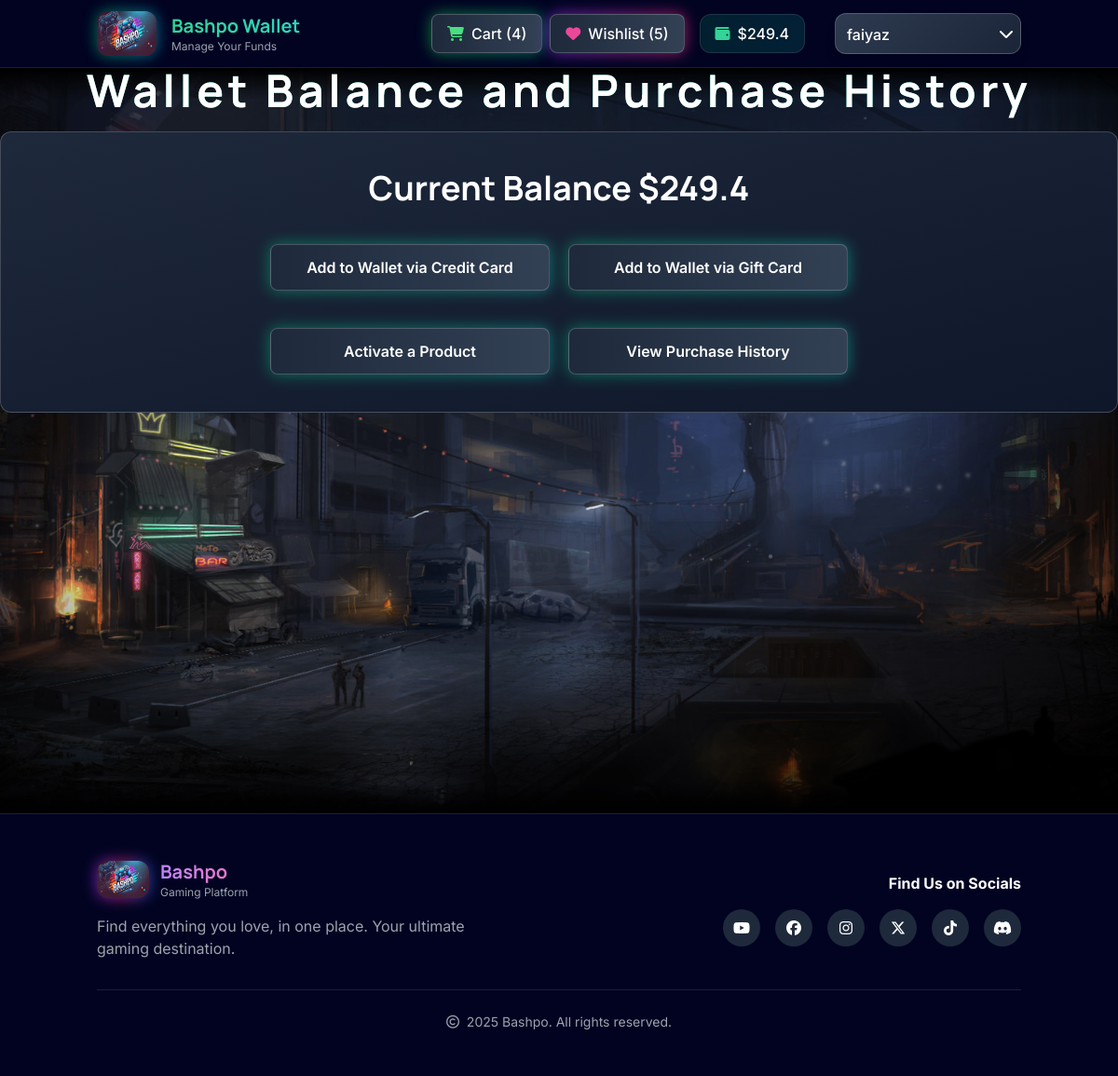
/AddMonitorWallet (signed in), run on an earlier commit of the app's database.
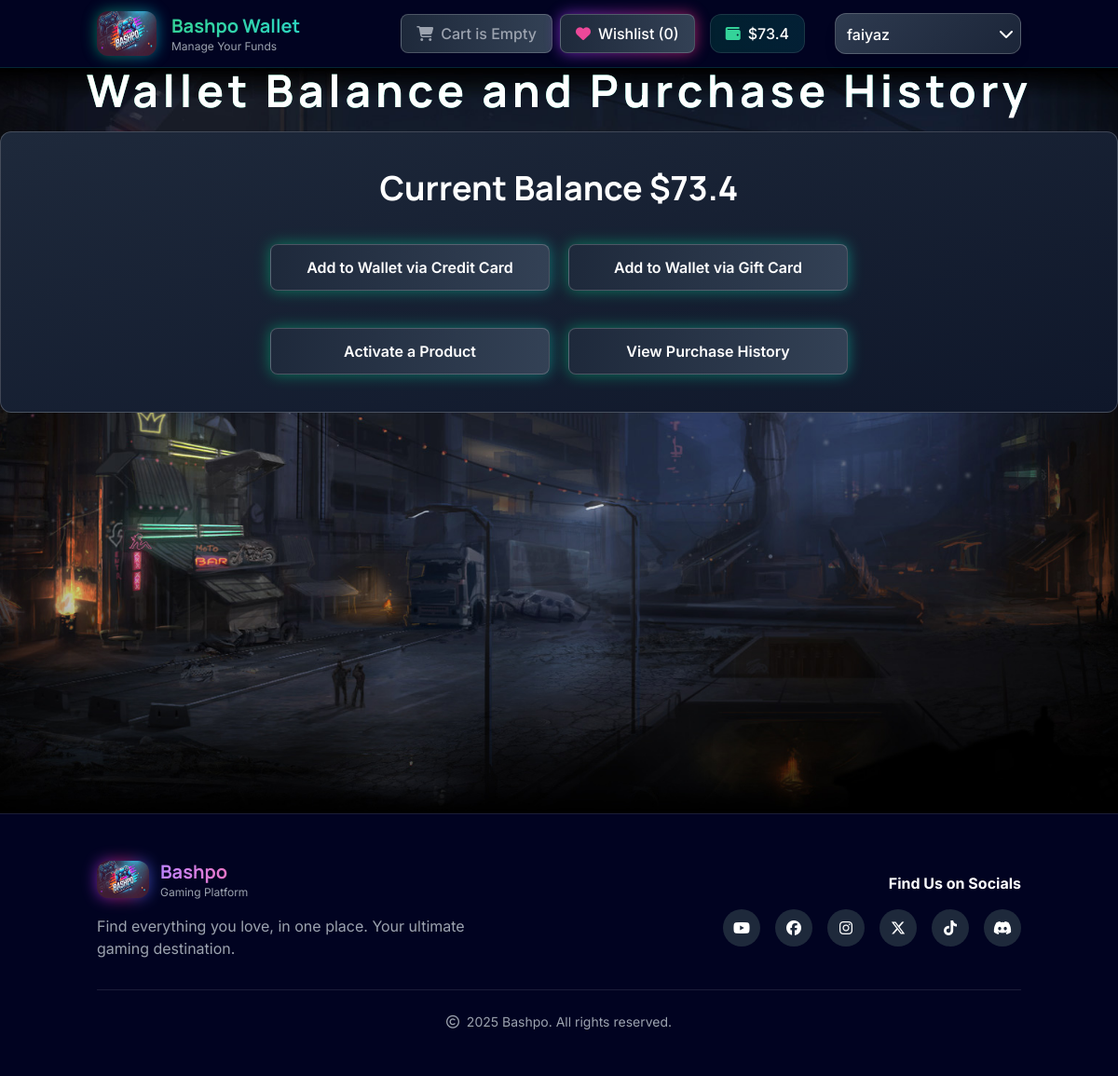
And on a later commit of the database.
### tables this page shows
CREATE TABLE WALLET_BALANCE (
            username TEXT PRIMARY KEY,
            balance REAL DEFAULT 0,
            FOREIGN KEY (username) REFERENCES USERS(username)
        );

### app.py (the view)
@app.route('/AddMonitorWallet', methods=['GET', 'POST'])
@login_required('buyer')
def wallet_purchase():
    connect_db()
    buyer_username = session['username']
    balance,game_info=add_monitor_wallet_query(buyer_username)
    (
        _buyer_username, _balance, featured_games, game_list, wishlist_value,
        wishlist_user, cart_value, cart_status
    ) = buyer_dash_query()
    return render_template(
        'wallet&purchase.html',
        buyer_username=buyer_username,
        balance=balance,
        game_info=game_info,
        featured_games=featured_games,
        game_list=game_list,
        wishlist_value=wishlist_value,
        wishlist_games=wishlist_user,
        cart_value=cart_value,
        cart_status=cart_status
    )

### app.py (called while the page is built)
@app.before_request
def require_login():
    allowed_routes = ['login', 'register', 'static','new_account_buyer','new_account_developer','forgot_pass','forgot_password','checkUser','create_buyer','create_developer','index']
    print(request.endpoint)
    if request.endpoint not in allowed_routes and 'username' not in session:
        return redirect(url_for('login'))

def login_required(role):
    def wrapper(fn):
        @wraps(fn)
        def decorated_view(*args, **kwargs):
            if 'user_type' not in session:
                return redirect(url_for('login'))
            if session['user_type'] != role:
                return "Unauthorized Access", 403
            return fn(*args, **kwargs)
        return decorated_view
    return wrapper

### model/route_help.py (called while the page is built)
def add_monitor_wallet_query(buyer_username):
      with sqlite3.connect('bashpos_--definitely--_secured_database.db') as db:
        c = db.cursor()
        c.execute("SELECT balance FROM WALLET_BALANCE WHERE username = ?", (buyer_username,))
        balance = c.fetchone()[0]
        c.execute("SELECT game_name,amount_paid,purchase_type from OWNED_GAMES where username=?",(buyer_username,))
        game_info=c.fetchall()
        return balance,game_info

### templates/wallet&purchase.html (shortened to what this page needs)
<!DOCTYPE html>
<html lang="en" data-theme="dark">
  <head>
    <script src="https://cdn.tailwindcss.com"></script>
    <link
      href="https://cdn.jsdelivr.net/npm/daisyui@4.12.10/dist/full.min.css"
      rel="stylesheet"
      type="text/css"
    />
  </head>
  <body
    class="font-inter bg-gradient-to-br from-slate-900 via-emerald-900 to-slate-900 min-h-screen"
  >
    <header
      id="navbar"
      class="sticky top-0 z-50 backdrop-blur-md bg-black/20 border-b border-emerald-500/20"
    >
      <div class="container mx-auto px-4 py-3">
        <div class="flex items-center justify-between">
          <div class="flex items-center space-x-4">
            <div class="relative group">
              <a href="/" class="relative block">
                <img
                  src="{{ url_for('static', filename='img/logo.jpg') }}"
                  alt="Bashpo Logo"
                  class="w-12 h-8 lg:w-16 lg:h-12 rounded-xl relative z-10 transition-transform duration-300 group-hover:scale-105"
                />
              </a>
            </div>
            <div class="hidden lg:block">
              <h1
                class="text-xl font-bold bg-gradient-to-r from-emerald-400 to-teal-400 bg-clip-text text-transparent"
              >
              </h1>
              <p class="text-xs text-gray-400">Manage Your Funds</p>
            </div>
          </div>
          <div class="flex items-center space-x-4">
            <div class="flex items-center space-x-2" data-cart-status>
              {% if cart_status=='1' %}
              <a href="/ViewCart" class="relative group">
                <div
                  class="absolute inset-0 bg-gradient-to-r from-green-600 to-emerald-600 rounded-lg blur opacity-75 group-hover:opacity-100 transition duration-300"
                ></div>
                <div
                  class="relative flex items-center space-x-2 bg-gradient-to-r from-slate-800 to-slate-700 px-4 py-2 rounded-lg border border-white/20 text-white hover:scale-105 transition-all duration-300"
                >
                  <i class="fas fa-cart-shopping text-green-400"></i>
                  <span class="font-medium">Cart ({{cart_value}})</span>
                </div>
              </a>
              {% else %}
              <div
                class="flex items-center space-x-2 bg-gradient-to-r from-slate-800 to-slate-700 px-4 py-2 rounded-lg border border-white/20 text-gray-400 relative group"
              >
                <i class="fas fa-cart-shopping"></i>
                <span class="font-medium">Cart is Empty</span>
              </div>
              {% endif %}
              <button
                type="button"
                id="ViewWishlistedGamesButton"
                data-modal-target="ViewWishlistedGamesModal"
                class="relative group"
              >
                <div
                  class="absolute inset-0 bg-gradient-to-r from-purple-600 to-pink-600 rounded-lg blur opacity-75 group-hover:opacity-100 transition duration-300"
                ></div>
                <div
                  class="relative flex items-center space-x-2 bg-gradient-to-r from-slate-800 to-slate-700 px-4 py-2 rounded-lg border border-white/20 text-white hover:scale-105 transition-all duration-300"
                >
                  <i class="fas fa-heart text-pink-500"></i>
                  <span id="wishlist-count" class="font-medium"
                    >Wishlist ({{wishlist_value}})</span
                  >
                </div>
              </button>
            </div>
            <div
              class="flex items-center space-x-2 bg-gradient-to-r from-emerald-600/20 to-teal-600/20 px-4 py-2 rounded-xl border border-white/10 backdrop-blur-sm"
            >
              <i class="fas fa-wallet text-emerald-400"></i>
              <span class="text-white font-medium"
                >${{ balance | round(2) }}</span
              >
            </div>
            <div class="relative w-[200px]">
              <select
                id="user-name"
                name="user_name"
                class="ml-0 user-dropdown w-full h-[44px] text-white font-medium rounded-xl border border-white/20 shadow-lg hover:shadow-xl transition-all duration-300 focus:outline-none focus:ring-2 focus:ring-purple-500 focus:ring-opacity-50 appearance-none cursor-pointer text-left pl-3"
                onchange="handleDropdownChange(this)"
                required
              >
                <option
                  value=""
                  disabled
                  selected
                  class="bg-slate-800 text-gray-300 user-dropdown-option"
                  data-fallback="👤"
                >
                  <i class="fas fa-user"></i> {{ buyer_username }}
                </option>
              </select>
              <div
                class="absolute inset-y-0 right-2 flex items-center pointer-events-none user-dropdown-arrow"
              >
                <i class="fas fa-chevron-down text-white"></i>
              </div>
            </div>
          </div>
        </div>
      </div>
    </header>
    <section class="relative z-10">
      <div
        class="mx-auto justify-items-center relative bg-[url('{{ url_for('static', filename='img/bg-1.jpg') }}')] bg-cover bg-center w-full sm:h-[auto] lg:h-[800px]"
      >
        <h1
          class="font-bold text-3xl lg:text-5xl font-manrope tracking-widest text-center text-white bg-gradient-to-r from-emerald-400 to-teal-400 bg-clip-text"
        >
          Wallet Balance and Purchase History
        </h1>
        <div
          class="flex flex-col my-5 mx-3 lg:mx-auto h-[auto] lg:w-[1200px] bg-gradient-to-br from-slate-800 to-slate-900 rounded-xl p-5 border border-white/20"
        >
          <div>
            <h1
              class="my-5 text-center text-xl lg:text-4xl font-bold text-white"
            >
              Current Balance ${{ balance | round(2) }}
            </h1>
          </div>
          <div
            class="my-5 mx-auto lg:flex lg:flex-col justify-center items-center gap-5"
          >
            <div class="flex gap-5">
              <button
                type="button"
                id="open-credit-card-modal"
                class="relative group action-button w-full sm:w-[250px] lg:w-[300px] lg:h-[50px]"
              >
                <div
                  class="absolute inset-0 bg-gradient-to-r from-emerald-600 to-teal-600 rounded-lg blur opacity-75 group-hover:opacity-100 transition duration-300"
                ></div>
                <div
                  class="relative px-6 py-3 bg-gradient-to-r from-slate-800 to-slate-700 text-white rounded-lg font-semibold border border-white/20"
                >
                  Add to Wallet via Credit Card
                </div>
              </button>
              <button
                type="button"
                id="open-gift-card-modal"
                class="relative group action-button w-full sm:w-[250px] lg:w-[300px] lg:h-[50px]"
              >
                <div
                  class="absolute inset-0 bg-gradient-to-r from-emerald-600 to-teal-600 rounded-lg blur opacity-75 group-hover:opacity-100 transition duration-300"
                ></div>
                <div
                  class="relative px-6 py-3 bg-gradient-to-r from-slate-800 to-slate-700 text-white rounded-lg font-semibold border border-white/20"
                >
                  Add to Wallet via Gift Card
                </div>
              </button>
            </div>
            <div class="flex gap-5 mt-5">
              <button
                type="button"
                id="open-activate-product-modal"
                class="relative group action-button w-full sm:w-[250px] lg:w-[300px] lg:h-[50px]"
              >
                <div
                  class="absolute inset-0 bg-gradient-to-r from-emerald-600 to-teal-600 rounded-lg blur opacity-75 group-hover:opacity-100 transition duration-300"
                ></div>
                <div
                  class="relative px-6 py-3 bg-gradient-to-r from-slate-800 to-slate-700 text-white rounded-lg font-semibold border border-white/20"
                >
                  Activate a Product
                </div>
              </button>
              <button
                type="button"
                id="open-purchase-history-modal"
                class="relative group action-button w-full sm:w-[250px] lg:w-[300px] lg:h-[50px]"
              >
                <div
                  class="absolute inset-0 bg-gradient-to-r from-emerald-600 to-teal-600 rounded-lg blur opacity-75 group-hover:opacity-100 transition duration-300"
                ></div>
                <div
                  class="relative px-6 py-3 bg-gradient-to-r from-slate-800 to-slate-700 text-white rounded-lg font-semibold border border-white/20"
                >
                  View Purchase History
                </div>
              </button>
            </div>
          </div>
        </div>
      </div>
    </section>
    <footer
      id="footer"
      class="relative bg-slate-900/90 backdrop-blur-sm border-t border-white/10"
    >
      <div class="container mx-auto px-4 py-12">
        <div
          class="flex flex-col lg:flex-row justify-between items-center gap-8"
        >
          <div
            class="flex flex-col items-center lg:items-start text-center lg:text-left"
          >
            <div class="flex items-center space-x-3 mb-4">
              <div class="relative group">
                <img
                  src="{{ url_for('static', filename='img/logo.jpg') }}"
                  alt="Bashpo Logo"
                  class="w-14 h-10 rounded-xl relative z-10"
                />
              </div>
              <div>
                <h1
                  class="text-xl font-bold bg-gradient-to-r from-purple-400 to-pink-400 bg-clip-text text-transparent"
                >
                </h1>
                <p class="text-xs text-gray-400">Gaming Platform</p>
              </div>
            </div>
            <p class="text-gray-400 max-w-md">
              Find everything you love, in one place. Your ultimate gaming
              destination.
            </p>
          </div>
          <div class="text-center lg:text-right">
            <h6 class="text-white font-bold mb-4">Find Us on Socials</h6>
            <div class="flex justify-center lg:justify-end gap-4">
              <a
                href="#"
                class="w-10 h-10 bg-slate-800 hover:bg-gradient-to-r hover:from-red-500 hover:to-red-600 rounded-full flex items-center justify-center transition-all duration-300 hover:scale-110"
              >
                <i class="fab fa-youtube text-white"></i>
              </a>
              <a
                href="#"
                class="w-10 h-10 bg-slate-800 hover:bg-gradient-to-r hover:from-blue-500 hover:to-blue-600 rounded-full flex items-center justify-center transition-all duration-300 hover:scale-110"
              >
                <i class="fab fa-facebook text-white"></i>
              </a>
              <a
                href="#"
                class="w-10 h-10 bg-slate-800 hover:bg-gradient-to-r hover:from-pink-500 hover:to-purple-600 rounded-full flex items-center justify-center transition-all duration-300 hover:scale-110"
              >
                <i class="fab fa-instagram text-white"></i>
              </a>
              <a
                href="#"
                class="w-10 h-10 bg-slate-800 hover:bg-slate-700 rounded-full flex items-center justify-center transition-all duration-300 hover:scale-110"
              >
                <i class="fab fa-x-twitter text-white"></i>
              </a>
              <a
                href="#"
                class="w-10 h-10 bg-slate-800 hover:bg-gradient-to-r hover:from-pink-500 hover:to-red-500 rounded-full flex items-center justify-center transition-all duration-300 hover:scale-110"
              >
                <i class="fab fa-tiktok text-white"></i>
              </a>
              <a
                href="#"
                class="w-10 h-10 bg-slate-800 hover:bg-gradient-to-r hover:from-indigo-500 hover:to-purple-600 rounded-full flex items-center justify-center transition-all duration-300 hover:scale-110"
              >
                <i class="fab fa-discord text-white"></i>
              </a>
            </div>
          </div>
        </div>
        <div class="border-t border-white/10 mt-8 pt-6 text-center">
          <p class="text-gray-400 text-sm">
            <i class="fa-regular fa-copyright mr-1"></i>
            2025 Bashpo. All rights reserved.
          </p>
        </div>
      </div>
    </footer>
  </body>
</html>

### templates/wallet&purchase.html (style rules this page uses)
.user-dropdown { background: linear-gradient( 135deg, rgba(51, 65, 85, 0.9), rgba(30, 41, 59, 0.9) ); backdrop-filter: blur(10px); border: 1px solid rgba(255, 255, 255, 0.2); padding-right: 2rem; text-align: center; line-height: 44px; -webkit-appearance: none; -moz-appearance: none; appearance: none; transition: transform 0.3s ease, box-shadow 0.3s ease; }
.user-dropdown option { background: rgba(30, 41, 59, 0.95); color: #fff; padding: 8px 12px; }
.user-dropdown-arrow { transition: transform 0.3s ease; }
footer { position: relative; z-index: 1; }
.action-button { transition: transform 0.3s ease, box-shadow 0.3s ease; }
h1, h2, h3 { font-family: "Manrope", sans-serif; font-weight: 700; }

What changed in the data, as far as the page shows it:
changed WALLET_BALANCE: balance "249.4" → "73.4"
Also different on the page:
{{ wishlist_value }}: "5" → "0"
{{ cart_value }}: "4" → (not shown)
text no longer shown: "Cart ( )"
text now shown: "Cart is Empty"
